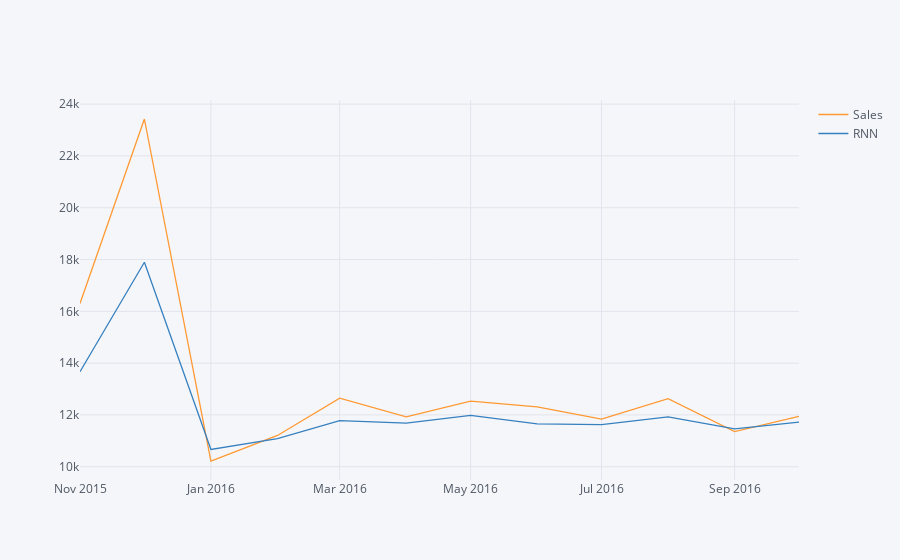

This figure's notebook cell:
### Code cell
test.iplot()

### Figure 1 — Plotly figure (JSON) as saved in the notebook; plotly's stock layout.template omitted (floating-point values rounded to 4 significant figures)
{"data": [{"line": {"color": "rgba(255, 153, 51, 1.0)", "dash": "solid", "shape": "linear", "width": 1.3}, "mode": "lines", "name": "Sales", "text": "", "type": "scatter", "uid": "f5ade447-a4a6-4b32-a02d-ae9459865943", "x": ["2015-11-01", "2015-12-01", "2016-01-01", "2016-02-01", "2016-03-01", "2016-04-01", "2016-05-01", "2016-06-01", "2016-07-01", "2016-08-01", "2016-09-01", "2016-10-01"], "y": [16301, 23425, 10221, 11208, 12648, 11925, 12536, 12308, 11836, 12628, 11355, 11945]}, {"line": {"color": "rgba(55, 128, 191, 1.0)", "dash": "solid", "shape": "linear", "width": 1.3}, "mode": "lines", "name": "RNN", "text": "", "type": "scatter", "uid": "d39fdb72-9687-493a-b5ef-26b85c1e2a8c", "x": ["2015-11-01", "2015-12-01", "2016-01-01", "2016-02-01", "2016-03-01", "2016-04-01", "2016-05-01", "2016-06-01", "2016-07-01", "2016-08-01", "2016-09-01", "2016-10-01"], "y": [13670.0, 17890.0, 10670.0, 11080.0, 11780.0, 11680.0, 11980.0, 11660.0, 11630.0, 11920.0, 11460.0, 11720.0]}], "layout": {"legend": {"bgcolor": "#F5F6F9", "font": {"color": "#4D5663"}}, "paper_bgcolor": "#F5F6F9", "plot_bgcolor": "#F5F6F9", "title": {"font": {"color": "#4D5663"}}, "xaxis": {"gridcolor": "#E1E5ED", "showgrid": true, "tickfont": {"color": "#4D5663"}, "title": {"font": {"color": "#4D5663"}, "text": ""}, "zerolinecolor": "#E1E5ED"}, "yaxis": {"gridcolor": "#E1E5ED", "showgrid": true, "tickfont": {"color": "#4D5663"}, "title": {"font": {"color": "#4D5663"}, "text": ""}, "zerolinecolor": "#E1E5ED"}}}
